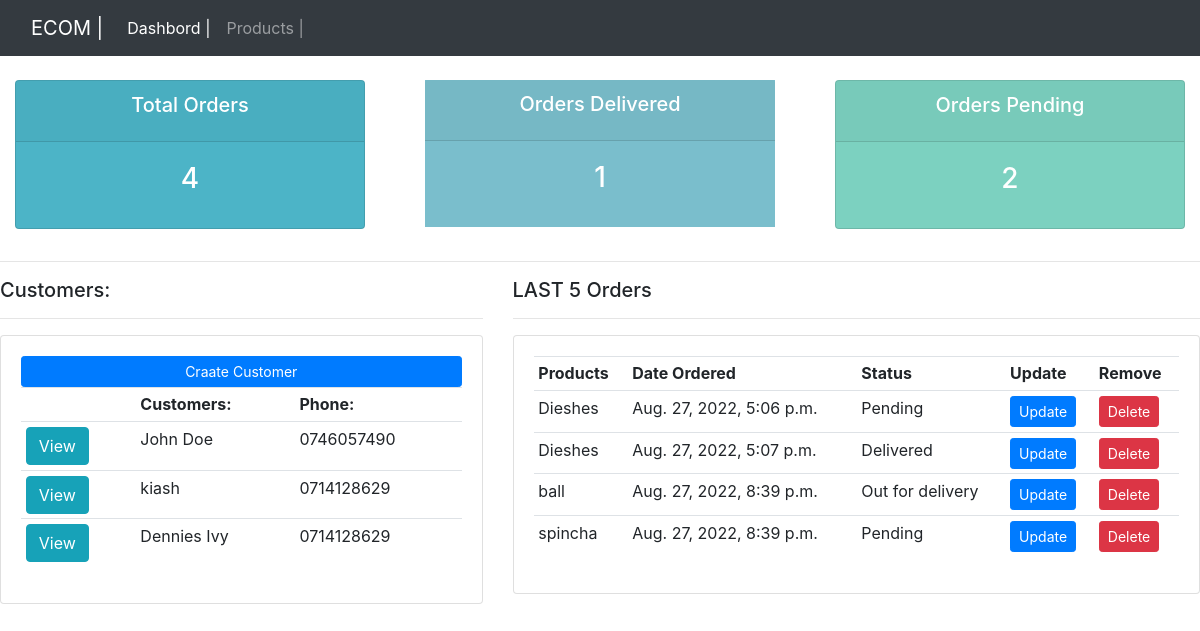
The app's page /, older data.
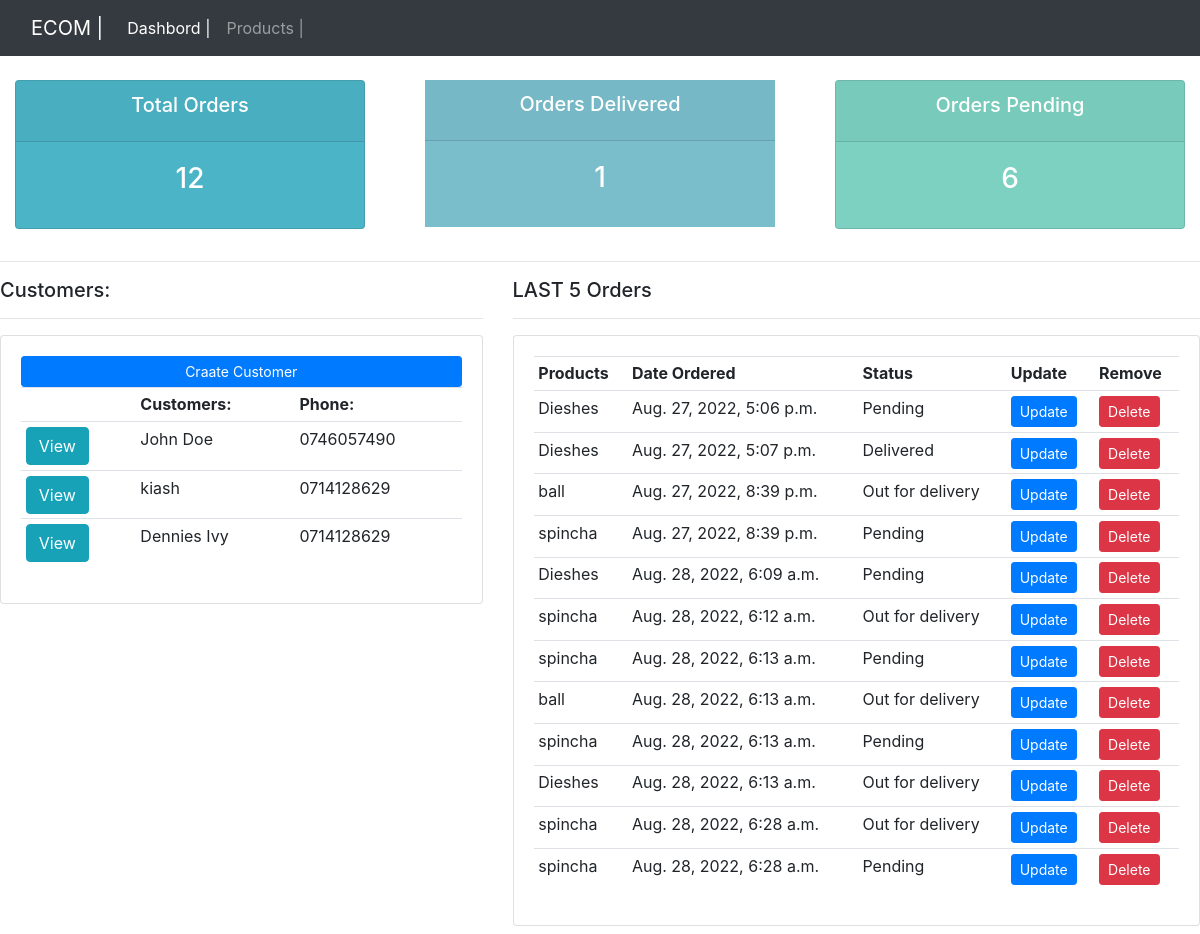
The same page, newer data.
### crm/models.py (models this page shows, shortened)
class Customers(models.Model):
    name = models.CharField(max_length=200,blank=True,null=True)
    email = models.CharField(max_length=200,blank=True,null=True)
    phone = models.CharField(max_length=200,blank=True,null=True)
    date_created = models.DateTimeField(auto_now_add=True)

class Order(models.Model):
    STATUS = (
        ('Pending','Pending'),
        ('Out for delivery','Out for delivery'),
        ('Delivered','Delivered'),
    )
    customer=models.ForeignKey(Customers,null=True,on_delete=models.SET_NULL)
    product=models.ForeignKey(Products,null=True,on_delete=models.SET_NULL)
    date_created = models.DateTimeField(auto_now_add=True)
    status=models.CharField(max_length=200,blank=True,null=True,choices=STATUS)
    note=models.CharField(max_length=1000,blank=True,null=True)

class Products(models.Model):
    CATEGORY = (
        ('Indoor','Indoor'),
        ('Out Door','Out Door'),
    )
    name=models.CharField(max_length=200,blank=True,null=True)
    price=models.FloatField(blank=True,null=True)
    category=models.CharField(max_length=200,blank=True,null=True,choices=CATEGORY)
    description=models.CharField(max_length=200,blank=True,null=True)
    date_created = models.DateTimeField(auto_now_add=True)
    tag=models.ManyToManyField(Tag)
    def __str__(self):
        return self.name

### crm/views.py (the view)
# urls.py: path('',home,name='home'),
def home(request):
    orders = Order.objects.all()
    customers = Customers.objects.all()
    total_customers = customers.count()
    total_orders = orders.count()
    delivered = orders.filter(status='Delivered').count()
    pending = orders.filter(status='Pending').count()
    context = {
        'orders':orders,
        'customers':customers,
        'total_orders':total_orders,
        'delivered':delivered,
         'pending':pending
    }
    return render(request, 'dashbord.html',context)

### frontend/templates/dashbord.html
{% extends 'base.html' %}
{% load static %}
{% block content %}
{% include  'status.html' %}
<hr>
<div class="row">
    <div class="col-md-5">
        <h5>Customers:</h5>
        <hr>
        <div class="card card-body">
            <a href="" class="btn btn-primary btn-sm btn-block">Craate Customer</a>
            <table class="table table-sm">
                <tr>
                    <th></th>
                    <th>Customers:</th>
                    <th>Phone:</th>
                </tr>
                {% for customer in customers %}
                <tr>
                    <td><a class="btn btn-info" href="{% url 'crm:customers' customer.id %}">View</a></td>
                    <td>{{ customer.name }}</td>
                    <td>{{ customer.phone }}</td>
                </tr>
                {% endfor %}
            </table>
        </div>
    </div>
    <div class="col-md-7">
        <h5>LAST 5 Orders</h5>
        <hr>
        <div class="card card-body">
            <table class="table table-sm">
                <tr>
                    <th>Products</th>
                    <th>Date Ordered</th>
                    <th>Status</th>
                    <th>Update</th>
                    <th>Remove</th>
                </tr>
                 {% for order in orders %}
                <tr>
                    <td>{{ order.product }}</td>
                    <td>{{ order.date_created }}</td>
                    <td>{{ order.status }}</td>
                    <td><a href="{% url 'crm:update_order' order.id  %}" class="btn btn-primary btn-sm">Update</a></td>
                    <td><a href="{% url 'crm:delete_order' order.id %}" class="btn btn-danger btn-sm">Delete</a></td>
                </tr>
                {% endfor %}
            </table>
        </div>
    </div>
</div>
{% endblock %}

### frontend/templates/base.html (shortened to what this page needs)
{% load static  %}
<!DOCTYPE html>
<html lang="en">
<head>
    <link rel="stylesheet" href="{% static 'css/main.css' %}">
    <link rel="stylesheet" href="https://cdn.jsdelivr.net/npm/bootstrap@4.3.1/dist/css/bootstrap.min.css">
</head>
<body>
    {% include  'navbar.html' %}
    {% block content %}
    {% endblock %}
</body>
</html>

### frontend/templates/navbar.html (shortened to what this page needs)
<nav class="navbar navbar-expand-lg navbar-dark bg-dark">
    <div class="container-fluid">
      <a class="navbar-brand" href="#">ECOM |</a>
      <div class="collapse navbar-collapse" id="navbarNav">
        <ul class="navbar-nav">
          <li class="nav-item">
            <a class="nav-link active" aria-current="page" href="{% url 'crm:home' %}">Dashbord |</a>
          </li>
          <li class="nav-item">
            <a class="nav-link" href="{% url 'crm:products' %}">Products |</a>
          </li>
        </ul>
      </div>
    </div>
  </nav>

### frontend/templates/status.html
<br>
<div class="row">
    <div class="col">
        <div class="col-md">
            <div class="card text-center text-white mb-3" id="total-orders">
                <div class="card-header">
                    <h5 class="card-title">Total Orders</h5>
                </div>
                <div class="card-body">
                    <h3 class="card-title">{{total_orders}}</h3>
                </div>
            </div>
        </div>
    </div>
    <div class="col">
        <div class="col-md">
            <div class="cart text-center text-white mb3" id="orders-delivered">
                <div class="card-header">
                    <h5 class="card-title">
                        Orders Delivered
                    </h5>
                </div>
                <div class="card-body">
                    <h3 class="card-title">
                        {{delivered}}
                    </h3>
                </div>
            </div>
        </div>
    </div>
    <div class="col">
        <div class="col-md">
            <div class="card text-center text-white mb-3" id="orders-pending">
                <div class="card-header">
                    <h5 class="card-title">
                        Orders Pending
                    </h5>
                </div>
                <div class="card-body">
                    <h3 class="card-title">
                        {{pending}}
                    </h3>
                </div>
            </div>
        </div>
    </div>
</div>

### frontend/static/css/main.css (style rules this page uses)
body { background-color: #ebeff5; }
#total-orders { background-color: #4cb4c7; }
#orders-delivered { background-color: #7abecc; }
#orders-pending { background-color: #7CD1C0; }

Row changes from the older to the newer data that the page shows:
added Order: product "Dieshes", date_created "Aug. 28, 2022, 6:09 a.m.", status "Pending"
added Order: product "spincha", date_created "Aug. 28, 2022, 6:12 a.m.", status "Out for delivery"
added Order: product "spincha", date_created "Aug. 28, 2022, 6:13 a.m.", status "Pending"
added Order: product "ball", date_created "Aug. 28, 2022, 6:13 a.m.", status "Out for delivery"
added Order: product "spincha", date_created "Aug. 28, 2022, 6:13 a.m.", status "Pending"
added Order: product "Dieshes", date_created "Aug. 28, 2022, 6:13 a.m.", status "Out for delivery"
added Order: product "spincha", date_created "Aug. 28, 2022, 6:28 a.m.", status "Out for delivery"
added Order: product "spincha", date_created "Aug. 28, 2022, 6:28 a.m.", status "Pending"
Text that changed along with them:
{{ total_orders }}: "4" → "12"
{{ pending }}: "2" → "6"
